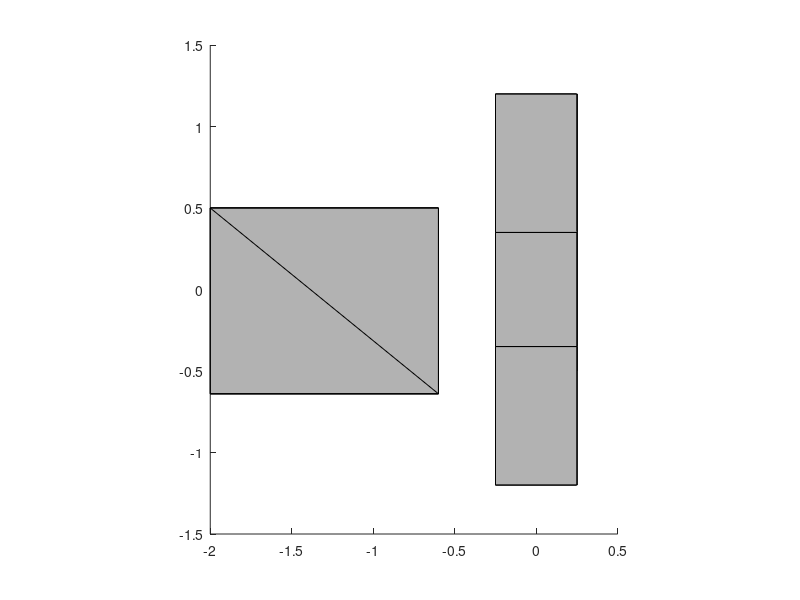

MATLAB code for this plot:
function p = makeLink5(parentAxes, faceColor)
if (nargin == 0)
    parentAxes = gca;
    faceColor = [.7 .7 .7];
elseif (nargin == 1)
    faceColor = [.7 .7 .7];
end
set(parentAxes, 'DataAspectRatio', [1 1 1]);
link5Verts = [-0.25	-0.5	-5.12
    -0.25	0.5	-5.12
    0.25	0.5	-5.12
    0.25	-0.5	-5.12
    -0.25	-1.2	-3.37
    -0.25	1.2	-3.37
    0.25	1.2	-3.37
    0.25	-1.2	-3.37
    -0.25	-0.35	0
    -0.25	0.35	0
    0.25	0.35	0
    0.25	-0.35	0
    -0.6	-0.64	-4.37
    -0.6	0.5	-4.37
    -2	0.5	-4.37
    -2	-0.64	-4.37
    -0.6	-0.64	-3.87
    -0.6	0.5	-3.87
    -2	0.5	-3.87
    -2	-0.64	-3.87];
link5Faces = [1 2 3 4;
    1 2 6 5;
    2 3 7 6;
    3 4 8 7;
    4 1 5 8;
    5 6 10 9;
    6 7 11 10;
    7 8 12 11;
    8 5 9 12;
    9 10 11 12;
    13 14 15 16;
    13 14 18 17;
    14 15 19 18;
    15 16 20 19;
    16 13 17 20;
    17 18 19 19];

p = patch('Parent', parentAxes, 'Faces',link5Faces,'Vertices',link5Verts,'FaceColor',faceColor);

end


